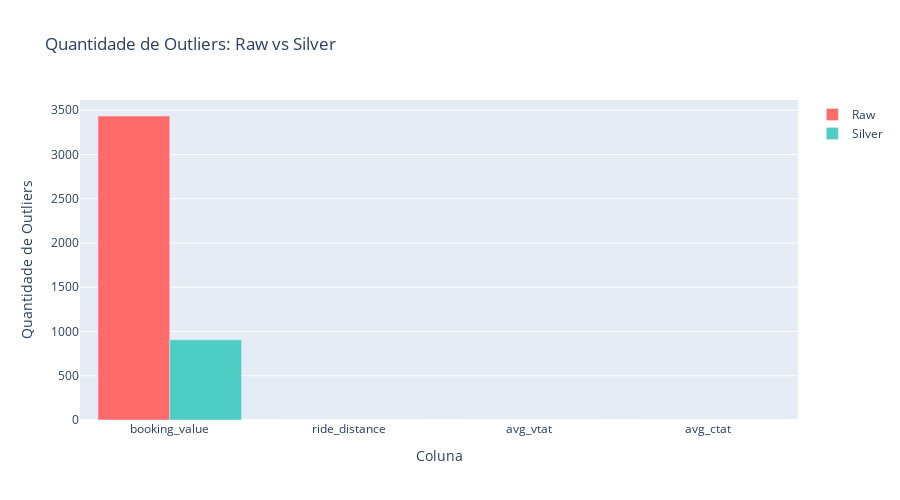

Source (notebook cell):
### Markdown cell above
### Contagem de Outliers Removidos

### Code cell
# Calcular outliers usando IQR
def count_outliers(df, col):
    Q1 = df[col].quantile(0.25)
    Q3 = df[col].quantile(0.75)
    IQR = Q3 - Q1
    lower_bound = Q1 - 1.5 * IQR
    upper_bound = Q3 + 1.5 * IQR
    
    outliers = df[(df[col] < lower_bound) | (df[col] > upper_bound)]
    return len(outliers)

outlier_summary = []

print("\nResumo de Outliers Removidos:\n")
print(f"{'Coluna':<25} {'Raw':<15} {'Silver':<15} {'Removidos':<15}")
print("="*70)

for raw_col, silver_col in numeric_cols_map.items():
    outliers_raw = count_outliers(df_raw_clean, raw_col)
    outliers_silver = count_outliers(df_silver, silver_col)
    removed = outliers_raw - outliers_silver
    
    outlier_summary.append({
        'Coluna': silver_col,
        'Raw': outliers_raw,
        'Silver': outliers_silver,
        'Removidos': removed
    })
    
    print(f"{silver_col:<25} {outliers_raw:<15} {outliers_silver:<15} {removed:<15}")

# Visualização
outlier_df = pd.DataFrame(outlier_summary)

fig = go.Figure()
fig.add_trace(go.Bar(
    name='Raw',
    x=outlier_df['Coluna'],
    y=outlier_df['Raw'],
    marker_color='#ff6b6b'
))
fig.add_trace(go.Bar(
    name='Silver',
    x=outlier_df['Coluna'],
    y=outlier_df['Silver'],
    marker_color='#4ecdc4'
))

fig.update_layout(
    title='Quantidade de Outliers: Raw vs Silver',
    xaxis_title='Coluna',
    yaxis_title='Quantidade de Outliers',
    barmode='group',
    height=500
)

fig.show()

### Figure 1 — Plotly figure (JSON) as saved in the notebook; plotly's stock layout.template omitted (floating-point values rounded to 4 significant figures)
{"data": [{"marker": {"color": "#ff6b6b"}, "name": "Raw", "type": "bar", "x": ["booking_value", "ride_distance", "avg_vtat", "avg_ctat"], "y": [3435, 0, 0, 0]}, {"marker": {"color": "#4ecdc4"}, "name": "Silver", "type": "bar", "x": ["booking_value", "ride_distance", "avg_vtat", "avg_ctat"], "y": [906, 0, 0, 0]}], "layout": {"barmode": "group", "height": 500, "title": {"text": "Quantidade de Outliers: Raw vs Silver"}, "xaxis": {"title": {"text": "Coluna"}}, "yaxis": {"title": {"text": "Quantidade de Outliers"}}}}
